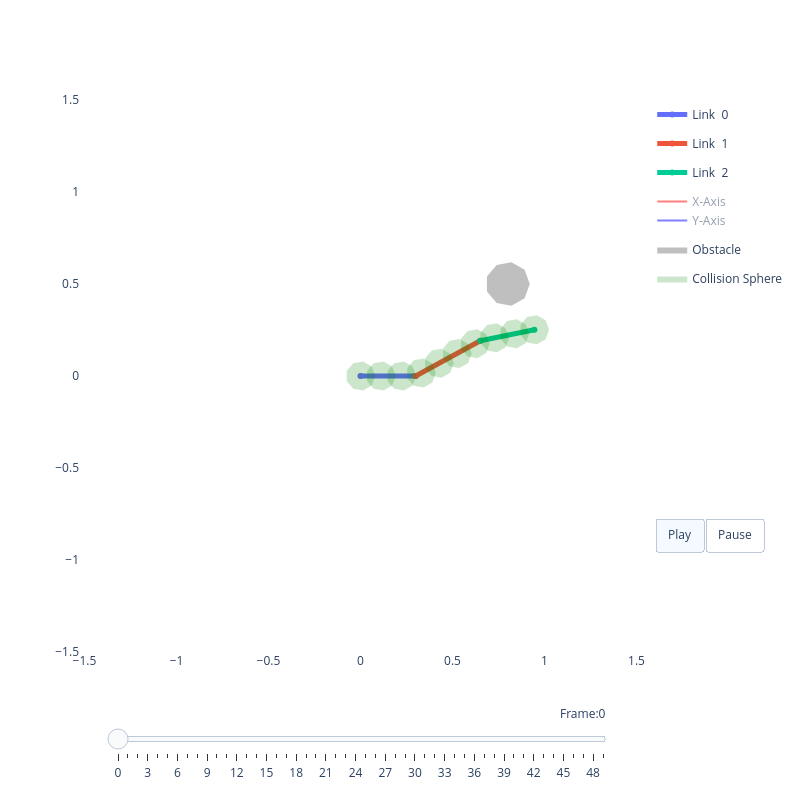

Notebook code for this chart:
### Code cell
# ---- WarmStartPlanner inference ----
import importlib
importlib.reload(models)

device = torch.device("cuda" if torch.cuda.is_available() else "cpu")
model  = models.WarmStartPlanner(dof=3, T=50).to(device)
model.load_state_dict(torch.load("models/warm_start_planner.pt", weights_only=True))
model.eval()

q_start = torch.tensor([[0.0,  0.5, -0.3]], dtype=torch.float32, device=device)
q_goal  = torch.tensor([[1.0, -0.0,  0.8]], dtype=torch.float32, device=device)
sdf_in  = sdf_tensor.unsqueeze(0).to(device)  # [1, 1, H, W]

with torch.no_grad():
    q_traj = model(q_start, q_goal, sdf_in)

print("Trajectory shape:", q_traj.shape)
viz = RobotViewer(q_traj.squeeze(0).cpu().numpy(), robot, obstacles=obstacles)
viz.plot()

### Figure 1 — Plotly figure (JSON) as saved in the notebook; plotly's stock layout.template omitted (floating-point values rounded to 4 significant figures)
{"data": [{"line": {"width": 5}, "mode": "lines+markers", "name": "Link  0", "type": "scatter", "x": [0, 0.3], "y": [0, 0]}, {"line": {"width": 5}, "mode": "lines+markers", "name": "Link  1", "type": "scatter", "x": [0.3, 0.651], "y": [0, 0.1918]}, {"line": {"width": 5}, "mode": "lines+markers", "name": "Link  2", "type": "scatter", "x": [0.651, 0.9451], "y": [0.1918, 0.2514]}, {"legendgroup": "frame", "line": {"color": "red"}, "mode": "lines", "name": "X-Axis", "showlegend": true, "type": "scatter", "visible": "legendonly", "x": [0, 0.1], "y": [0, 0]}, {"legendgroup": "frame", "line": {"color": "blue"}, "mode": "lines", "name": "Y-Axis", "showlegend": true, "type": "scatter", "visible": "legendonly", "x": [0, 0], "y": [0, 0.1]}, {"legendgroup": "frame", "line": {"color": "red"}, "mode": "lines", "name": "X-Axis", "showlegend": false, "type": "scatter", "visible": "legendonly", "x": [0.3, 0.3878], "y": [0, 0.04794]}, {"legendgroup": "frame", "line": {"color": "blue"}, "mode": "lines", "name": "Y-Axis", "showlegend": false, "type": "scatter", "visible": "legendonly", "x": [0.3, 0.2521], "y": [0, 0.08776]}, {"legendgroup": "frame", "line": {"color": "red"}, "mode": "lines", "name": "X-Axis", "showlegend": false, "type": "scatter", "visible": "legendonly", "x": [0.651, 0.749], "y": [0.1918, 0.2116]}, {"legendgroup": "frame", "line": {"color": "blue"}, "mode": "lines", "name": "Y-Axis", "showlegend": false, "type": "scatter", "visible": "legendonly", "x": [0.651, 0.6312], "y": [0.1918, 0.2898]}, {"legendgroup": "frame", "line": {"color": "red"}, "mode": "lines", "name": "X-Axis", "showlegend": false, "type": "scatter", "visible": "legendonly", "x": [0.9451, 1.043], "y": [0.2514, 0.2712]}, {"legendgroup": "frame", "line": {"color": "blue"}, "mode": "lines", "name": "Y-Axis", "showlegend": false, "type": "scatter", "visible": "legendonly", "x": [0.9451, 0.9252], "y": [0.2514, 0.3494]}, {"fill": "toself", "fillcolor": "gray", "legendgroup": "obstacle", "line": {"width": 0}, "mode": "lines", "name": "Obstacle", "opacity": 0.5, "type": "scatter", "x": [0.92, 0.8919, 0.8208, 0.74, 0.6872, 0.6872, 0.74, 0.8208, 0.8919, 0.92], "y": [0.5, 0.5771, 0.6182, 0.6039, 0.541, 0.459, 0.3961, 0.3818, 0.4229, 0.5]}, {"fill": "toself", "fillcolor": "green", "legendgroup": "sphere", "line": {"width": 0}, "mode": "lines", "name": "Collision Sphere", "opacity": 0.2, "showlegend": true, "type": "scatter", "x": [0.08, 0.06128, 0.01389, -0.04, -0.07518, -0.07518, -0.04, 0.01389, 0.06128, 0.08], "y": [0.0, 0.05142, 0.07878, 0.06928, 0.02736, -0.02736, -0.06928, -0.07878, -0.05142, -1.959e-17]}, {"fill": "toself", "fillcolor": "green", "legendgroup": "sphere", "line": {"width": 0}, "mode": "lines", "name": "Collision Sphere", "opacity": 0.2, "showlegend": false, "type": "scatter", "x": [0.1911, 0.1724, 0.125, 0.07111, 0.03594, 0.03594, 0.07111, 0.125, 0.1724, 0.1911], "y": [0.0, 0.05142, 0.07878, 0.06928, 0.02736, -0.02736, -0.06928, -0.07878, -0.05142, -1.959e-17]}, {"fill": "toself", "fillcolor": "green", "legendgroup": "sphere", "line": {"width": 0}, "mode": "lines", "name": "Collision Sphere", "opacity": 0.2, "showlegend": false, "type": "scatter", "x": [0.3022, 0.2835, 0.2361, 0.1822, 0.147, 0.147, 0.1822, 0.2361, 0.2835, 0.3022], "y": [0.0, 0.05142, 0.07878, 0.06928, 0.02736, -0.02736, -0.06928, -0.07878, -0.05142, -1.959e-17]}, {"fill": "toself", "fillcolor": "green", "legendgroup": "sphere", "line": {"width": 0}, "mode": "lines", "name": "Collision Sphere", "opacity": 0.2, "showlegend": false, "type": "scatter", "x": [0.4093, 0.3905, 0.3431, 0.2893, 0.2541, 0.2541, 0.2893, 0.3431, 0.3905, 0.4093], "y": [0.01598, 0.0674, 0.09477, 0.08526, 0.04334, -0.01138, -0.0533, -0.0628, -0.03544, 0.01598]}, {"fill": "toself", "fillcolor": "green", "legendgroup": "sphere", "line": {"width": 0}, "mode": "lines", "name": "Collision Sphere", "opacity": 0.2, "showlegend": false, "type": "scatter", "x": [0.5068, 0.488, 0.4407, 0.3868, 0.3516, 0.3516, 0.3868, 0.4407, 0.488, 0.5068], "y": [0.06925, 0.1207, 0.148, 0.1385, 0.09661, 0.04189, -3.168e-05, -0.009534, 0.01783, 0.06925]}, {"fill": "toself", "fillcolor": "green", "legendgroup": "sphere", "line": {"width": 0}, "mode": "lines", "name": "Collision Sphere", "opacity": 0.2, "showlegend": false, "type": "scatter", "x": [0.6043, 0.5856, 0.5382, 0.4843, 0.4491, 0.4491, 0.4843, 0.5382, 0.5856, 0.6043], "y": [0.1225, 0.1739, 0.2013, 0.1918, 0.1499, 0.09516, 0.05324, 0.04374, 0.0711, 0.1225]}, {"fill": "toself", "fillcolor": "green", "legendgroup": "sphere", "line": {"width": 0}, "mode": "lines", "name": "Collision Sphere", "opacity": 0.2, "showlegend": false, "type": "scatter", "x": [0.7018, 0.6831, 0.6357, 0.5818, 0.5466, 0.5466, 0.5818, 0.6357, 0.6831, 0.7018], "y": [0.1758, 0.2272, 0.2546, 0.2451, 0.2032, 0.1484, 0.1065, 0.097, 0.1244, 0.1758]}, {"fill": "toself", "fillcolor": "green", "legendgroup": "sphere", "line": {"width": 0}, "mode": "lines", "name": "Collision Sphere", "opacity": 0.2, "showlegend": false, "type": "scatter", "x": [0.8073, 0.7885, 0.7412, 0.6873, 0.6521, 0.6521, 0.6873, 0.7412, 0.7885, 0.8073], "y": [0.2072, 0.2586, 0.286, 0.2765, 0.2346, 0.1799, 0.1379, 0.1284, 0.1558, 0.2072]}, {"fill": "toself", "fillcolor": "green", "legendgroup": "sphere", "line": {"width": 0}, "mode": "lines", "name": "Collision Sphere", "opacity": 0.2, "showlegend": false, "type": "scatter", "x": [0.9162, 0.8974, 0.85, 0.7962, 0.761, 0.761, 0.7962, 0.85, 0.8974, 0.9162], "y": [0.2293, 0.2807, 0.3081, 0.2986, 0.2567, 0.2019, 0.16, 0.1505, 0.1779, 0.2293]}, {"fill": "toself", "fillcolor": "green", "legendgroup": "sphere", "line": {"width": 0}, "mode": "lines", "name": "Collision Sphere", "opacity": 0.2, "showlegend": false, "type": "scatter", "x": [1.025, 1.006, 0.9589, 0.9051, 0.8699, 0.8699, 0.9051, 0.9589, 1.006, 1.025], "y": [0.2514, 0.3028, 0.3302, 0.3207, 0.2787, 0.224, 0.1821, 0.1726, 0.1999, 0.2514]}], "layout": {"height": 800, "paper_bgcolor": "white", "plot_bgcolor": "white", "showlegend": true, "sliders": [{"currentvalue": {"prefix": "Frame:", "visible": true, "xanchor": "right"}, "len": 0.9, "pad": {"b": 10, "t": 50}, "steps": [{"args": [["0"], {"frame": {"duration": 100, "redraw": true}, "mode": "immediate", "transition": {"duration": 0}}], "label": "0", "method": "animate"}, {"args": [["1"], {"frame": {"duration": 100, "redraw": true}, "mode": "immediate", "transition": {"duration": 0}}], "label": "1", "method": "animate"}, {"args": [["2"], {"frame": {"duration": 100, "redraw": true}, "mode": "immediate", "transition": {"duration": 0}}], "label": "2", "method": "animate"}, {"args": [["3"], {"frame": {"duration": 100, "redraw": true}, "mode": "immediate", "transition": {"duration": 0}}], "label": "3", "method": "animate"}, {"args": [["4"], {"frame": {"duration": 100, "redraw": true}, "mode": "immediate", "transition": {"duration": 0}}], "label": "4", "method": "animate"}, {"args": [["5"], {"frame": {"duration": 100, "redraw": true}, "mode": "immediate", "transition": {"duration": 0}}], "label": "5", "method": "animate"}, {"args": [["6"], {"frame": {"duration": 100, "redraw": true}, "mode": "immediate", "transition": {"duration": 0}}], "label": "6", "method": "animate"}, {"args": [["7"], {"frame": {"duration": 100, "redraw": true}, "mode": "immediate", "transition": {"duration": 0}}], "label": "7", "method": "animate"}, {"args": [["8"], {"frame": {"duration": 100, "redraw": true}, "mode": "immediate", "transition": {"duration": 0}}], "label": "8", "method": "animate"}, {"args": [["9"], {"frame": {"duration": 100, "redraw": true}, "mode": "immediate", "transition": {"duration": 0}}], "label": "9", "method": "animate"}, {"args": [["10"], {"frame": {"duration": 100, "redraw": true}, "mode": "immediate", "transition": {"duration": 0}}], "label": "10", "method": "animate"}, {"args": [["11"], {"frame": {"duration": 100, "redraw": true}, "mode": "immediate", "transition": {"duration": 0}}], "label": "11", "method": "animate"}, {"args": [["12"], {"frame": {"duration": 100, "redraw": true}, "mode": "immediate", "transition": {"duration": 0}}], "label": "12", "method": "animate"}, {"args": [["13"], {"frame": {"duration": 100, "redraw": true}, "mode": "immediate", "transition": {"duration": 0}}], "label": "13", "method": "animate"}, {"args": [["14"], {"frame": {"duration": 100, "redraw": true}, "mode": "immediate", "transition": {"duration": 0}}], "label": "14", "method": "animate"}, {"args": [["15"], {"frame": {"duration": 100, "redraw": true}, "mode": "immediate", "transition": {"duration": 0}}], "label": "15", "method": "animate"}, {"args": [["16"], {"frame": {"duration": 100, "redraw": true}, "mode": "immediate", "transition": {"duration": 0}}], "label": "16", "method": "animate"}, {"args": [["17"], {"frame": {"duration": 100, "redraw": true}, "mode": "immediate", "transition": {"duration": 0}}], "label": "17", "method": "animate"}, {"args": [["18"], {"frame": {"duration": 100, "redraw": true}, "mode": "immediate", "transition": {"duration": 0}}], "label": "18", "method": "animate"}, {"args": [["19"], {"frame": {"duration": 100, "redraw": true}, "mode": "immediate", "transition": {"duration": 0}}], "label": "19", "method": "animate"}, {"args": [["20"], {"frame": {"duration": 100, "redraw": true}, "mode": "immediate", "transition": {"duration": 0}}], "label": "20", "method": "animate"}, {"args": [["21"], {"frame": {"duration": 100, "redraw": true}, "mode": "immediate", "transition": {"duration": 0}}], "label": "21", "method": "animate"}, {"args": [["22"], {"frame": {"duration": 100, "redraw": true}, "mode": "immediate", "transition": {"duration": 0}}], "label": "22", "method": "animate"}, {"args": [["23"], {"frame": {"duration": 100, "redraw": true}, "mode": "immediate", "transition": {"duration": 0}}], "label": "23", "method": "animate"}, {"args": [["24"], {"frame": {"duration": 100, "redraw": true}, "mode": "immediate", "transition": {"duration": 0}}], "label": "24", "method": "animate"}, {"args": [["25"], {"frame": {"duration": 100, "redraw": true}, "mode": "immediate", "transition": {"duration": 0}}], "label": "25", "method": "animate"}, {"args": [["26"], {"frame": {"duration": 100, "redraw": true}, "mode": "immediate", "transition": {"duration": 0}}], "label": "26", "method": "animate"}, {"args": [["27"], {"frame": {"duration": 100, "redraw": true}, "mode": "immediate", "transition": {"duration": 0}}], "label": "27", "method": "animate"}, {"args": [["28"], {"frame": {"duration": 100, "redraw": true}, "mode": "immediate", "transition": {"duration": 0}}], "label": "28", "method": "animate"}, {"args": [["29"], {"frame": {"duration": 100, "redraw": true}, "mode": "immediate", "transition": {"duration": 0}}], "label": "29", "method": "animate"}, {"args": [["30"], {"frame": {"duration": 100, "redraw": true}, "mode": "immediate", "transition": {"duration": 0}}], "label": "30", "method": "animate"}, {"args": [["31"], {"frame": {"duration": 100, "redraw": true}, "mode": "immediate", "transition": {"duration": 0}}], "label": "31", "method": "animate"}, {"args": [["32"], {"frame": {"duration": 100, "redraw": true}, "mode": "immediate", "transition": {"duration": 0}}], "label": "32", "method": "animate"}, {"args": [["33"], {"frame": {"duration": 100, "redraw": true}, "mode": "immediate", "transition": {"duration": 0}}], "label": "33", "method": "animate"}, {"args": [["34"], {"frame": {"duration": 100, "redraw": true}, "mode": "immediate", "transition": {"duration": 0}}], "label": "34", "method": "animate"}, {"args": [["35"], {"frame": {"duration": 100, "redraw": true}, "mode": "immediate", "transition": {"duration": 0}}], "label": "35", "method": "animate"}, {"args": [["36"], {"frame": {"duration": 100, "redraw": true}, "mode": "immediate", "transition": {"duration": 0}}], "label": "36", "method": "animate"}, {"args": [["37"], {"frame": {"duration": 100, "redraw": true}, "mode": "immediate", "transition": {"duration": 0}}], "label": "37", "method": "animate"}, {"args": [["38"], {"frame": {"duration": 100, "redraw": true}, "mode": "immediate", "transition": {"duration": 0}}], "label": "38", "method": "animate"}, {"args": [["39"], {"frame": {"duration": 100, "redraw": true}, "mode": "immediate", "transition": {"duration": 0}}], "label": "39", "method": "animate"}, {"args": [["40"], {"frame": {"duration": 100, "redraw": true}, "mode": "immediate", "transition": {"duration": 0}}], "label": "40", "method": "animate"}, {"args": [["41"], {"frame": {"duration": 100, "redraw": true}, "mode": "immediate", "transition": {"duration": 0}}], "label": "41", "method": "animate"}, {"args": [["42"], {"frame": {"duration": 100, "redraw": true}, "mode": "immediate", "transition": {"duration": 0}}], "label": "42", "method": "animate"}, {"args": [["43"], {"frame": {"duration": 100, "redraw": true}, "mode": "immediate", "transition": {"duration": 0}}], "label": "43", "method": "animate"}, {"args": [["44"], {"frame": {"duration": 100, "redraw": true}, "mode": "immediate", "transition": {"duration": 0}}], "label": "44", "method": "animate"}, {"args": [["45"], {"frame": {"duration": 100, "redraw": true}, "mode": "immediate", "transition": {"duration": 0}}], "label": "45", "method": "animate"}, {"args": [["46"], {"frame": {"duration": 100, "redraw": true}, "mode": "immediate", "transition": {"duration": 0}}], "label": "46", "method": "animate"}, {"args": [["47"], {"frame": {"duration": 100, "redraw": true}, "mode": "immediate", "transition": {"duration": 0}}], "label": "47", "method": "animate"}, {"args": [["48"], {"frame": {"duration": 100, "redraw": true}, "mode": "immediate", "transition": {"duration": 0}}], "label": "48", "method": "animate"}, {"args": [["49"], {"frame": {"duration": 100, "redraw": true}, "mode": "immediate", "transition": {"duration": 0}}], "label": "49", "method": "animate"}], "transition": {"duration": 0}, "x": 0.5, "xanchor": "center", "y": 0, "yanchor": "top"}], "updatemenus": [{"buttons": [{"args": [null, {"frame": {"duration": 100, "redraw": false}, "fromcurrent": true}], "label": "Play", "method": "animate"}, {"args": [[null], {"frame": {"duration": 0, "redraw": true}, "mode": "immediate", "transition": {"duration": 0}}], "label": "Pause", "method": "animate"}], "direction": "left", "pad": {"r": 10, "t": 87}, "showactive": true, "type": "buttons", "x": 1.025, "xanchor": "left", "y": 0.4, "yanchor": "top"}], "width": 800, "xaxis": {"range": [-1.5, 1.5], "scaleanchor": "y", "scaleratio": 1, "showgrid": false, "zeroline": false}, "yaxis": {"range": [-1.5, 1.5], "scaleanchor": "x", "scaleratio": 1, "showgrid": false, "zeroline": false}}}
